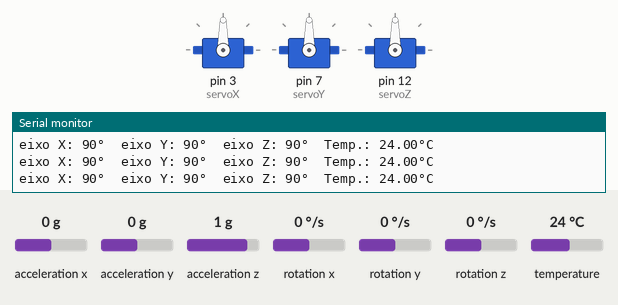
This sketch was run on a simulated Arduino Uno, built with avr-gcc and run on an emulated ATmega328P. Shown: 3 × servo, the last lines printed to the serial monitor. Inputs (shaded band) come from the test bench; at power-on: rotation z 0 °/s, acceleration x 0 g, acceleration y 0 g, acceleration z 1 g, rotation x 0 °/s, rotation y 0 °/s, temperature 24 °C.

Above: at 4.2 s.
4.3 s: rotation z set to -192 °/s
At 6.1 s:
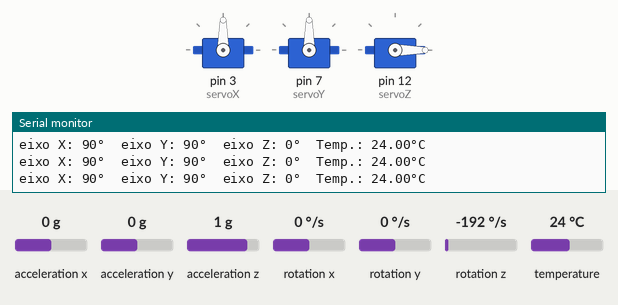
7.3 s: acceleration x set to -1.4 g
At 8.6 s:
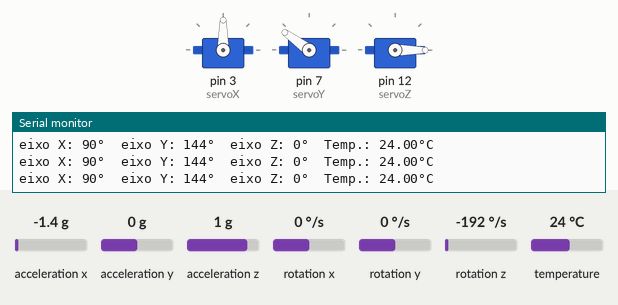
8.9 s: acceleration y set to 0.8 g
At 10.1 s:
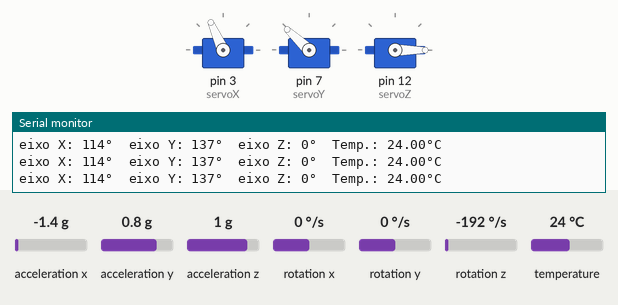
10.5 s: acceleration z set to -0.8 g
At 11.5 s:
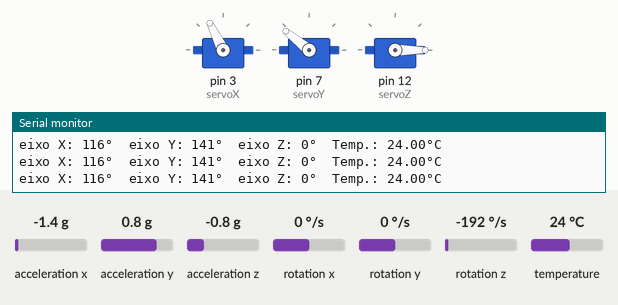
12.0 s: acceleration x set to 0 g
At 13.1 s:
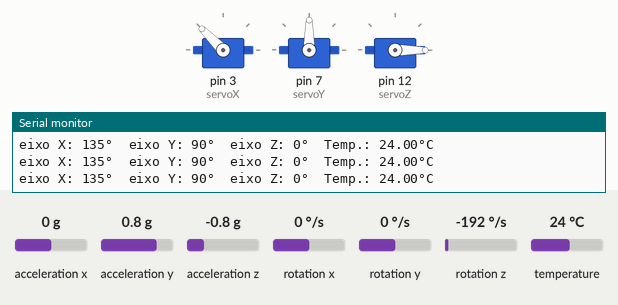
13.5 s: acceleration y set to -1.4 g
At 14.9 s:
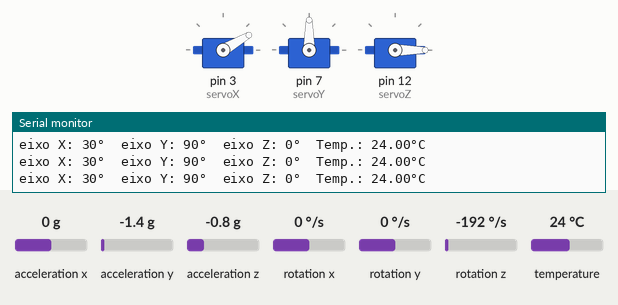
Timing chart, 0 to 16.0 s (numbered marks = the images above; inputs shaded):
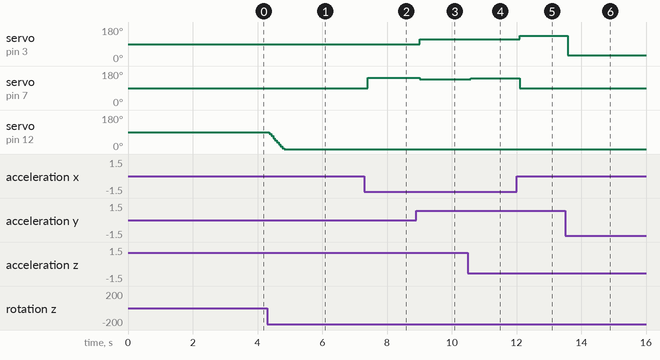

Measured:
- after the input at 4.3 s, servo on pin 12 (servoZ): moves from 90° to 0° over 0.46 s, starting after 0.07 s
- after the input at 7.3 s, servo on pin 7 (servoY): 90° → 144° after 0.11 s
- after the input at 8.9 s, servo on pin 3 (servoX): 90° → 114° after 0.11 s; servo on pin 7 (servoY): 144° → 137° after 0.11 s
- after the input at 10.5 s, servo on pin 3 (servoX): 114° → 116° after 0.08 s; servo on pin 7 (servoY): 137° → 141° after 0.08 s
- after the input at 12.0 s, servo on pin 3 (servoX): 116° → 135° after 0.09 s; servo on pin 7 (servoY): 141° → 90° after 0.09 s
- after the input at 13.5 s, servo on pin 3 (servoX): 135° → 30° after 0.08 s

The sketch:

Codigo_Acelerometro_giroscopio.ino
```cpp
/************************************************************/
/* Aula - Acelerômetro e giroscópio                      */
/* Programação do módulo acelerômetro e giroscópio MPU6050  */
/* que visa controlar três servomotores através da          */
/* rotação do módulo nas direções dos eixos X, Y e Z.       */
/* Também é impresso no monitor serial os valores dos       */
/* ângulos e temperatura do sensor.                         */
/************************************************************/
/* Link para download da biblioteca MPU6050 tockn.          */
/* https://github.com/Tockn/MPU6050_tockn                   */
/************************************************************/
/* Inclui as bibliotecas necessárias.                       */
#include <MPU6050_tockn.h>
#include <Servo.h>
#include <Wire.h>
/* Cria os objetos de controle para cada servomotor.        */
Servo servoX;
Servo servoY;
Servo servoZ;
/* Cria o objeto de controle do módulo MPU6050.             */
MPU6050 mpu6050(Wire);

void setup() {
  /* Inicia a comunicação serial com velocidade de 9600.    */
  Serial.begin(9600);
  /* Inicia a comunicação Wire(protocolo I2C).              */
  Wire.begin();
  /* Inicia o objeto de controle do módulo MPU6050.         */
  mpu6050.begin();
  /* Calibração automática do módulo MPU6050.               */
  /* O parâmetro true mostra a calibração no monitor serial.*/
  mpu6050.calcGyroOffsets(true);
  /* Atribui as portas de controle para cada servomotor.    */
  servoX.attach(3);
  servoY.attach(7);
  servoZ.attach(12);

}
void loop() {
  /* Atualiza a posição do módulo MPU6050.                  */
  mpu6050.update();
  /* Coleta os dados do módulo e armazena nas variáveis.    */
  int eixoX = mpu6050.getAngleX();
  int eixoY = mpu6050.getAngleY();
  int eixoZ = mpu6050.getAngleZ();
  float temp = mpu6050.getTemp();

  /* Mapeia os dados de -90 a 90 para valores de 0 a 180.   */
  int Xmapeado = map(eixoX, -90, 90, 0, 180);
  int Ymapeado = map(eixoY, -90, 90, 0, 180);
  int Zmapeado = map(eixoZ, -90, 90, 0, 180);

  /* Restringe os dados para valores de 0 a 180.            */
  int restritoX = constrain(Xmapeado, 0, 180);
  int restritoY = constrain(Ymapeado, 0, 180);
  int restritoZ = constrain(Zmapeado, 0, 180);

  /* Imprime os dados no monitor serial.                    */
  Serial.print("eixo X: " + String(restritoX) + "°\t");
  Serial.print("eixo Y: " + String(restritoY) + "°\t");
  Serial.print("eixo Z: " + String(restritoZ) + "°\t");
  Serial.print("Temp.: " + String(temp, 2) + "°C\n");

  /* Posiciona os servomotores.                             */
  servoX.write(restritoX);
  servoY.write(restritoY);
  servoZ.write(restritoZ);
}
/**********************************************************/
/* Obtendo outros dados do sensor MPU6050:                */
/*                                                        */
/* Aceleração no eixo X:  mpu6050.getAccX()               */
/* Aceleração no eixo Y:  mpu6050.getAccY()               */
/* Aceleração no eixo Z:  mpu6050.getAccZ()               */
/*                                                        */
/* Giro no eixo X: mpu6050.getGyroX()                     */
/* Giro no eixo Y: mpu6050.getGyroY()                     */
/* Giro no eixo Z: mpu6050.getGyroZ()                     */
/*                                                        */
/* Aceleração angular no eixo X:  mpu6050.getAccAngleX()  */
/* Aceleração angular no eixo Y:  mpu6050.getAccAngleY()  */
/* Aceleração angular no eixo Z:  mpu6050.getAccAngleZ()  */
/*                                                        */
/* Giro angular no eixo X: mpu6050.getGyroAngleX()        */
/* Giro angular no eixo Y: mpu6050.getGyroAngleY()        */
/* Giro angular no eixo Z: mpu6050.getGyroAngleZ()        */
/*                                                        */
/**********************************************************/
```
